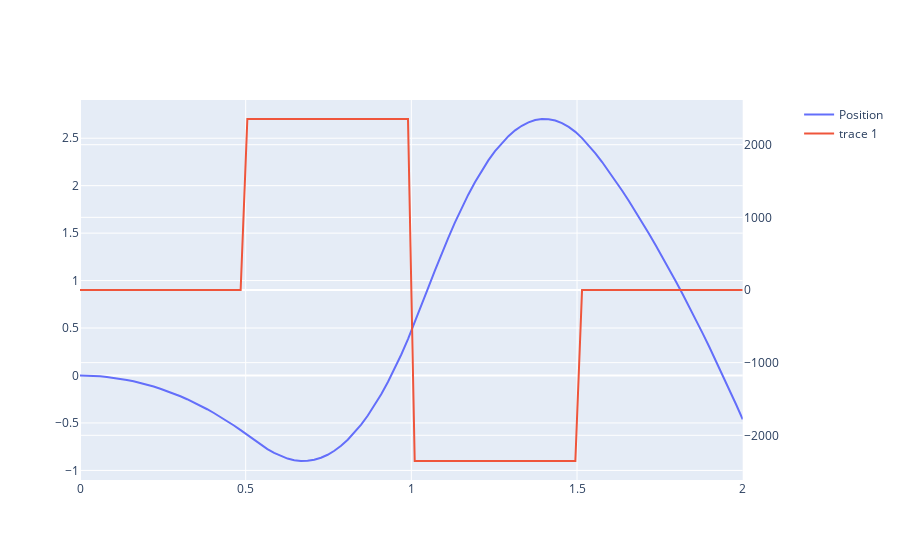

Source (notebook cell):
### Code cell
fig = make_subplots(specs=[[{"secondary_y": True}]])
# len(s)
fig.add_trace(go.Scatter(x=t, y=[y[0] for y in s], name="Position"))
fig.add_trace(go.Scatter(x=t, y=[elevator.doublet(_t) for _t in t]), secondary_y=True)
# isinstance(elevator.doublet_c, ureg.Quantity)
